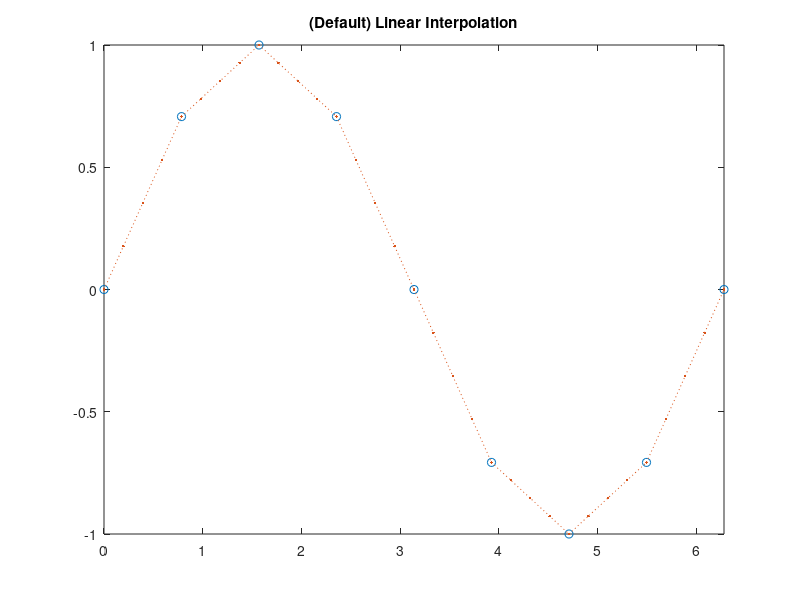

The MATLAB script that drew this image: (Note: this script raises an error after producing the figure.)
x = 0:pi/4:2*pi; 
v = sin(x);
xq = 0:pi/16:2*pi;
figure
vq1 = interp1(x,v,xq);
plot(x,v,'o',xq,vq1,':.');
xlim([0 2*pi]);
title('(Default) Linear Interpolation');

figure
x = splen+.00001*[0:length(splen)-1];
v = cv2;
xq = [0:(splen(end)-1)/(n_curvpts+1):(splen(end)-1)];
cv2i = interp1(x, v, xq);
% plot(x,v,'o');
plot(xq,cv2i,'--');

%% 3 centerlinefigure
scatter(centerline(1,:),centerline(2,:),'black');
hold on;
scatter(centerline_2(1,:),centerline_2(2,:),'red');
scatter(centerline_3(:,1),centerline_3(:,2),'blue');
axis equal